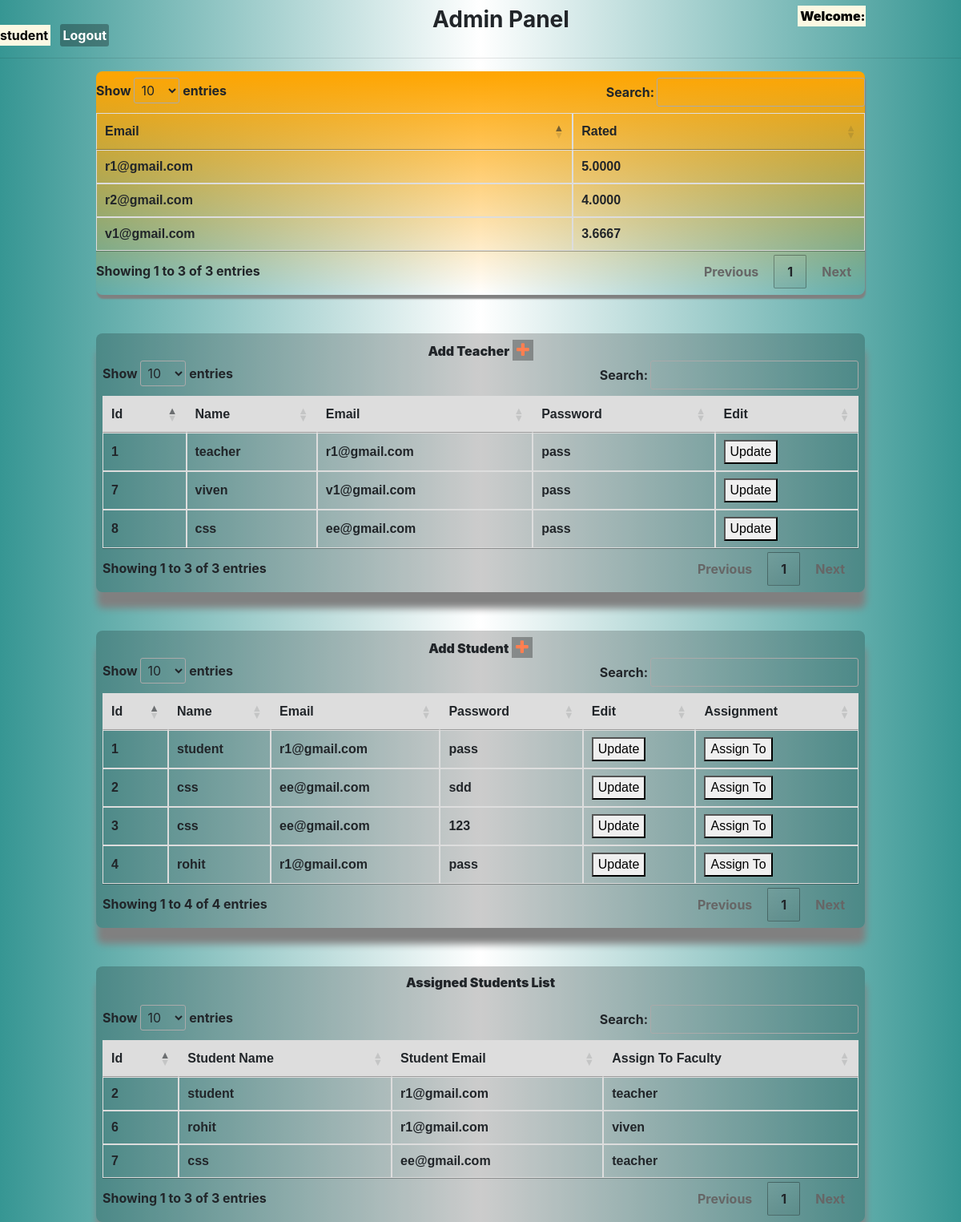
Page /admin_home.php (signed in) on the committed database.
### tables this page shows
CREATE TABLE `teacher` (
  `id` int(30) NOT NULL,
  `name` varchar(50) NOT NULL,
  `email` varchar(50) NOT NULL,
  `password` varchar(50) NOT NULL
);

CREATE TABLE `student` (
  `id` int(30) NOT NULL,
  `name` varchar(50) NOT NULL,
  `email` varchar(50) NOT NULL,
  `password` varchar(50) NOT NULL
);

CREATE TABLE `assign` (
  `id` int(30) NOT NULL,
  `studentname` varchar(50) NOT NULL,
  `studentemail` varchar(50) NOT NULL,
  `assignto` varchar(50) NOT NULL
);

### admin_home.php (the view, shortened to what this page needs)
<!DOCTYPE html>
<html>
<head>
	<link rel="stylesheet" href="https://maxcdn.bootstrapcdn.com/bootstrap/4.3.1/css/bootstrap.min.css">
	<link rel="stylesheet" type="text/css" href="https://cdn.datatables.net/1.10.20/css/jquery.dataTables.css">
	<link rel="stylesheet" href="https://cdnjs.cloudflare.com/ajax/libs/font-awesome/4.7.0/css/font-awesome.min.css">
</head>
<body>
	<?php
	echo "	<center><h3><b><span style='position:absolute; margin-left:-5%;'>Admin Panel</span?</b></h3></center>";
	echo "<span style='position:; margin-left: 83%; '>";
	echo "<mark><b>Welcome: </b>" .$_SESSION["user"]."</mark>";
	echo "</span>";
	echo "<span style='position:relative; margin-left: 1%;'>";
	echo "<a href='logout.php' id='dest'>Logout</a>";
	echo "</span>";
	?>
	<hr>
	<?php $conn=mysqli_connect("localhost","root","Toor@123","Msystem");
	$sql="select teacheremail, Avg(rate) as sum from rating Group By teacheremail";
	$result=mysqli_query($conn,$sql);
	?>
	<center><div title="Ratings Shown Here" style="width: 80%; position:; margin-top:%; padding:8px 0px; margin-left:; background:linear-gradient(to bottom,orange, transparent); border-radius: 8px; box-shadow:1px 5px 2px grey;">
		<table id="myTablestudent">
			<thead>
				<tr>
					<th>Email</th>
					<th>Rated</th>
				</tr>
			</thead>
			<tbody>
				<?php
				foreach ($result as $row)
				{
					?>
					<tr>
						<td><?php echo $row['teacheremail']?></td>
						<td><?php echo $row['sum']?></td>
						<?php
					}
					?>
				</tr>
			</tbody>
		</table>
	</div>
</center>
<br><br>
<?php $conn=mysqli_connect("localhost","root","Toor@123","Msystem");
$sql="select id, name, email, password from teacher";
$result=mysqli_query($conn,$sql);
?>
<center><div title="Add Teacher Here" style="width: 80%; margin-left:%; padding: 8px; background-color:rgba(0,0,0,0.2); border-radius: 8px; box-shadow:1px 20px 10px grey;">
	<table id="myTable">
		<thead>
			<tr><a  data-toggle="modal" data-target="#myModal">
				<b>Add Teacher</b> <i class="fa fa-plus" aria-hidden="true" style="color: coral; font-size: 20px; background-color: rgba(0,0,0,0.3); padding: 3px 5px;"></i>
			</a></tr>
			<tr>
				<th>Id</th>
				<th>Name</th>
				<th>Email</th>
				<th>Password</th>
				<th>Edit</th>
			</tr>
		</thead>
		<tbody>
			<?php
			foreach ($result as $row)
			{
				?>
				<tr>
					<td><?php echo $row['id']?></td>
					<td><?php echo $row['name']?></td>
					<td><?php echo $row['email']?></td>
					<td><?php echo $row['password']?></td>
					<td><button data-toggle="modal" data-target="#myModal1<?php echo $row['id']?>">Update</button></td>
				</tr>
				<?php
			}
			?>
		</tbody>
	</table>
</div>
</center>
<br><br>
<?php $conn=mysqli_connect("localhost","root","Toor@123","Msystem");
$sql="select id, name, email, password from student";
$result=mysqli_query($conn,$sql);
?>
<center>	<div title="Add Student Here" style="width: 80%;  position: ; margin-top:%; padding: 8px; margin-left:; background-color:rgba(0,0,0,0.2); border-radius: 8px; box-shadow:1px 20px 10px grey;">
	<table id="myTablestudent1">
		<thead>
			<tr>	<a  data-toggle="modal" data-target="#myModalstudent">
				<b>Add Student</b> <i class="fa fa-plus" aria-hidden="true" style="color: coral; font-size: 20px;  background-color: rgba(0,0,0,0.3); padding: 3px 5px;"></i>
			</a></tr>
			<tr>
				<th>Id</th>
				<th>Name</th>
				<th>Email</th>
				<th>Password</th>
				<th>Edit</th>
				<th>Assignment</th>
			</tr>
		</thead>
		<tbody>
			<?php
			foreach ($result as $row)
			{
				?>
				<tr>
					<td><?php echo $row['id']?></td>
					<td><?php echo $row['name']?></td>
					<td><?php echo $row['email']?></td>
					<td><?php echo $row['password']?></td>
					<td><button data-toggle="modal" data-target="#myModal2<?php echo $row['id']?>" >Update</button></td>
					<td><button data-toggle="modal" data-target="#myModalassign<?php echo $row['id']?>" >Assign To</button></td>
				</tr>
				<?php
			}
			?>
		</tbody>
	</table>
</div>
</center>
<br><br>
<?php $conn=mysqli_connect("localhost","root","Toor@123","Msystem");
$sql="select * from assign";
$result=mysqli_query($conn,$sql);
?>
<center>	<div title="Student Assigned Shown Here" style="width: 80%;  position: ; margin-top:%; padding: 8px; margin-left:; background-color:rgba(0,0,0,0.2); border-radius: 8px; box-shadow:1px 20px 10px grey;">
	<table id="myTablestudent2">
		<thead>
			<tr>	<p>
				<b> Assigned Students List </b>
			</p></tr>
			<tr>
				<th>Id</th>
				<th>Student Name</th>
				<th>Student Email</th>
				<th>Assign To Faculty</th>
			</tr>
		</thead>
		<tbody>
			<?php
			foreach ($result as $row)
			{
				?>
				<tr>
					<td><?php echo $row['id']?></td>
					<td><?php echo $row['studentname']?></td>
					<td><?php echo $row['studentemail']?></td>
					<td><?php echo $row['assignto']?></td>
				<?php
			}
			?>
		</tbody>
	</table>
</div>
</center>
</body>
</html>

### admin_home.php (style rules this page uses)
body { background: linear-gradient(to right,#369693,transparent,#369693); }
#dest { text-decoration: none; color: black; background-color: rgba(0,0,0,0.3); padding: 4px 3px; border-radius: 3px; color: white; font-style: bolder; }
table { font-family: arial, sans-serif; border-collapse: collapse; width: 100%; }
td, th { border: 1px solid #dddddd; text-align: left; padding: 8px; }
tr:nth-child(even) { background-color: #dddddd; }

### rows in the picture
teacher: id "1", name "teacher", email "r1@gmail.com", password "pass"
teacher: id "7", name "viven", email "v1@gmail.com", password "pass"
teacher: id "8", name "css", email "ee@gmail.com", password "pass"
student: id "1", name "student", email "r1@gmail.com", password "pass"
student: id "2", name "css", email "ee@gmail.com", password "sdd"
student: id "3", name "css", email "ee@gmail.com", password "123"
student: id "4", name "rohit", email "r1@gmail.com", password "pass"
assign: id "2", studentname "student", studentemail "r1@gmail.com", assignto "teacher"
assign: id "6", studentname "rohit", studentemail "r1@gmail.com", assignto "viven"
assign: id "7", studentname "css", studentemail "ee@gmail.com", assignto "teacher"

### other values in the picture
$_SESSION["user"] "student"
$row['teacheremail'] "r1@gmail.com"
$row['sum'] "5.0000"
$row['teacheremail'] "r2@gmail.com"
$row['sum'] "4.0000"
$row['teacheremail'] "v1@gmail.com"
$row['sum'] "3.6667"
